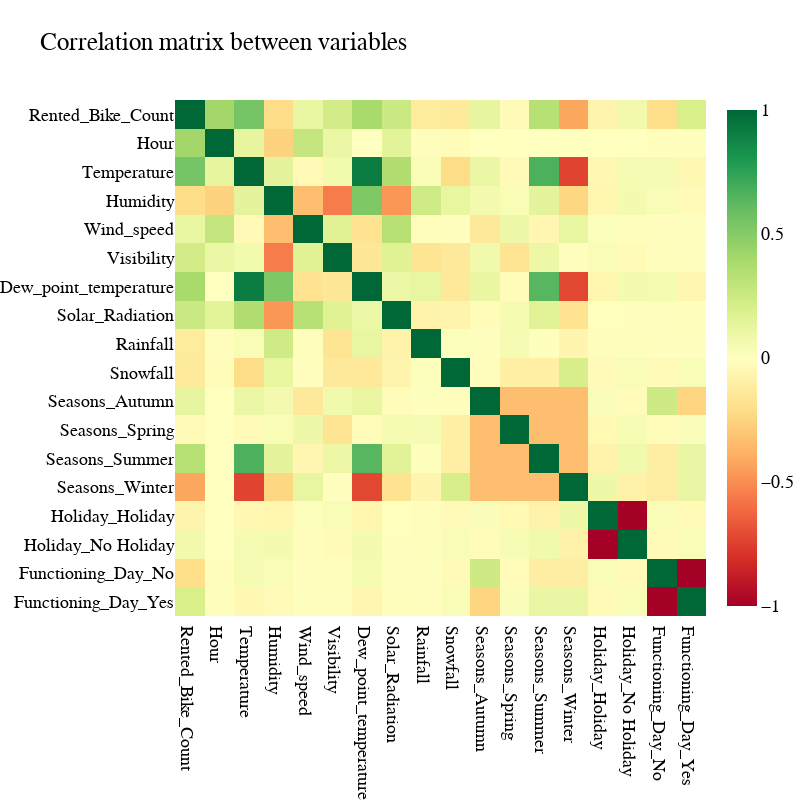

Notebook code cell kept with this figure:
### Code cell
fig = go.Figure(go.Heatmap(z = corr.values.tolist(),
                           x = corr.columns,
                           y = corr.columns,
                           colorscale='rdylgn',
                           zmin=-1,
                           zmax=1),
                layout = go.Layout(width=800, height=800,
                                   xaxis_showgrid=False,
                                   yaxis_showgrid=False,
                                   yaxis_autorange='reversed'))
fig.update_layout(title='Correlation matrix between variables',
                  legend_title='Pearson Coefficient',
                  font = dict(family = 'sans-serif, sans-serif',
                              size = 18,
                              color = "black"),
                  margin = dict(l=0, r=0,b=0))
fig.show(config={'displayModeBar': False})

### Figure 1 — Plotly figure (JSON) as saved in the notebook; plotly's stock layout.template omitted (floating-point values rounded to 4 significant figures; data arrays with more than 128 entries replaced by an {"elided": "..."} marker saying what was removed)
{"data": [{"colorscale": [[0.0, "rgb(165,0,38)"], [0.1, "rgb(215,48,39)"], [0.2, "rgb(244,109,67)"], [0.3, "rgb(253,174,97)"], [0.4, "rgb(254,224,139)"], [0.5, "rgb(255,255,191)"], [0.6, "rgb(217,239,139)"], [0.7, "rgb(166,217,106)"], [0.8, "rgb(102,189,99)"], [0.9, "rgb(26,152,80)"], [1.0, "rgb(0,104,55)"]], "x": ["Rented_Bike_Count", "Hour", "Temperature", "Humidity", "Wind_speed", "Visibility", "Dew_point_temperature", "Solar_Radiation", "Rainfall", "Snowfall", "Seasons_Autumn", "Seasons_Spring", "Seasons_Summer", "Seasons_Winter", "Holiday_Holiday", "Holiday_No Holiday", "Functioning_Day_No", "Functioning_Day_Yes"], "y": ["Rented_Bike_Count", "Hour", "Temperature", "Humidity", "Wind_speed", "Visibility", "Dew_point_temperature", "Solar_Radiation", "Rainfall", "Snowfall", "Seasons_Autumn", "Seasons_Spring", "Seasons_Summer", "Seasons_Winter", "Holiday_Holiday", "Holiday_No Holiday", "Functioning_Day_No", "Functioning_Day_Yes"], "z": {"elided": "18x18 float values"}, "zmax": 1, "zmin": -1, "type": "heatmap"}], "layout": {"height": 800, "width": 800, "xaxis": {"showgrid": false}, "yaxis": {"autorange": "reversed", "showgrid": false}, "font": {"family": "sans-serif, sans-serif", "size": 18, "color": "black"}, "margin": {"l": 0, "r": 0, "b": 0}, "title": {"text": "Correlation matrix between variables"}, "legend": {"title": {"text": "Pearson Coefficient"}}}}
